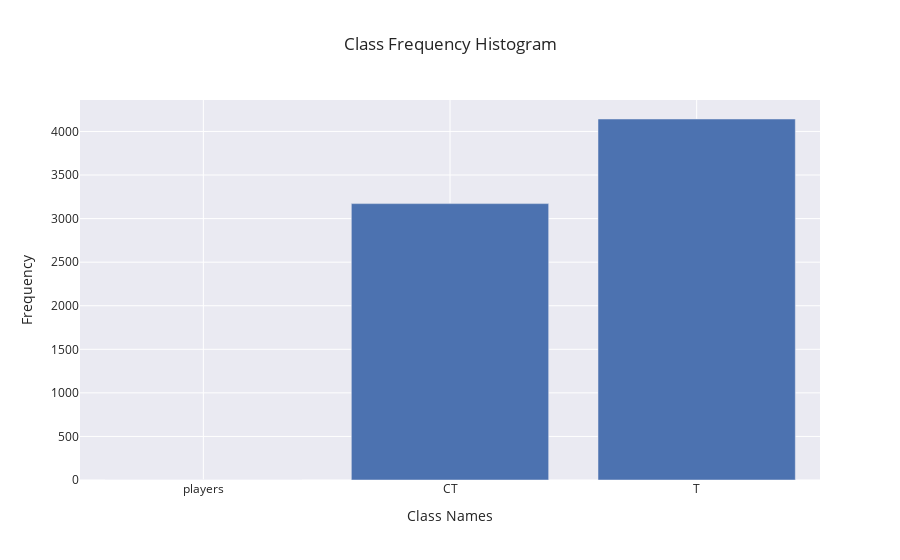

Notebook source saved alongside this figure:
### Code cell
class_frequencies = {cat_mapping[k]:0 for k,v in cat_mapping.items()}

for annotation in train_data_dict['annotations']:
    category_id = annotation['category_id']
    category_name = cat_mapping[category_id]
    class_frequencies[category_name] = class_frequencies[category_name] + 1

classes = list(class_frequencies.keys())
frequencies = list(class_frequencies.values())

fig = go.Figure(data=[go.Bar(x=classes, y=frequencies)])
fig.update_layout(
    title='Class Frequency Histogram',
    xaxis_title='Class Names',
    yaxis_title='Frequency',
    template='seaborn'
)

fig.show()

### Figure 1 — Plotly figure (JSON) as saved in the notebook; plotly's stock layout.template omitted (floating-point values rounded to 4 significant figures)
{"data": [{"type": "bar", "x": ["players", "CT", "T"], "y": [0, 3172, 4143]}], "layout": {"title": {"text": "Class Frequency Histogram"}, "xaxis": {"title": {"text": "Class Names"}}, "yaxis": {"title": {"text": "Frequency"}}}}
